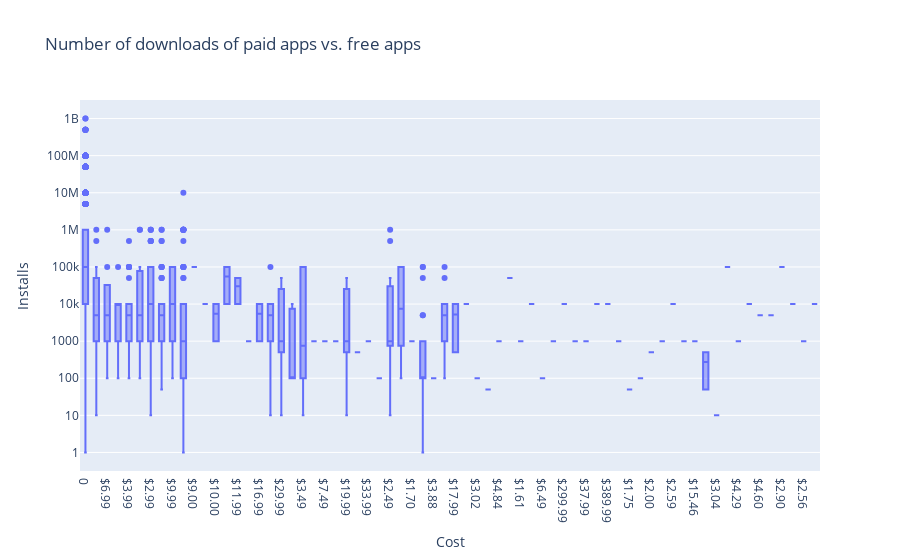

The notebook cell saved with this chart:
### Markdown cell above
<p dir=rtl style="direction: rtl;text-align: right;line-height:200%;font-family:vazir;font-size:medium">
<font face="vazir" size=3>
    برای یافتن جواب سوالات فوق نمودار جعبه ای رسم میکنیم به طوری که
    محور
    <code>x</code>
    در آن پولی یا رایگان بودن اپلیکیشن را تعیین میکند و محور 
    <code>y</code>
    نیز تعداد نصب ها نشان میدهد.
  </font>
</p>

### Code cell
box_figure = px.box(
    data ,
    x='Cost',
    y='Installs' ,
    log_y=True ,
    title="Number of downloads of paid apps vs. free apps"
)

box_figure.show()

### Figure 1 — Plotly figure (JSON) as saved in the notebook; plotly's stock layout.template omitted (floating-point values rounded to 4 significant figures; data arrays with more than 128 entries replaced by an {"elided": "..."} marker saying what was removed)
{"data": [{"alignmentgroup": "True", "hovertemplate": "Cost=%{x}<br>Installs=%{y}<extra></extra>", "legendgroup": "", "marker": {"color": "#636efa"}, "name": "", "notched": false, "offsetgroup": "", "orientation": "v", "showlegend": false, "type": "box", "x": {"elided": "7021 str values"}, "x0": " ", "xaxis": "x", "y": {"elided": "7021 int values"}, "y0": " ", "yaxis": "y"}], "layout": {"boxmode": "group", "legend": {"tracegroupgap": 0}, "title": {"text": "Number of downloads of paid apps vs. free apps"}, "xaxis": {"anchor": "y", "domain": [0, 1], "title": {"text": "Cost"}}, "yaxis": {"anchor": "x", "domain": [0, 1], "title": {"text": "Installs"}, "type": "log"}}}
